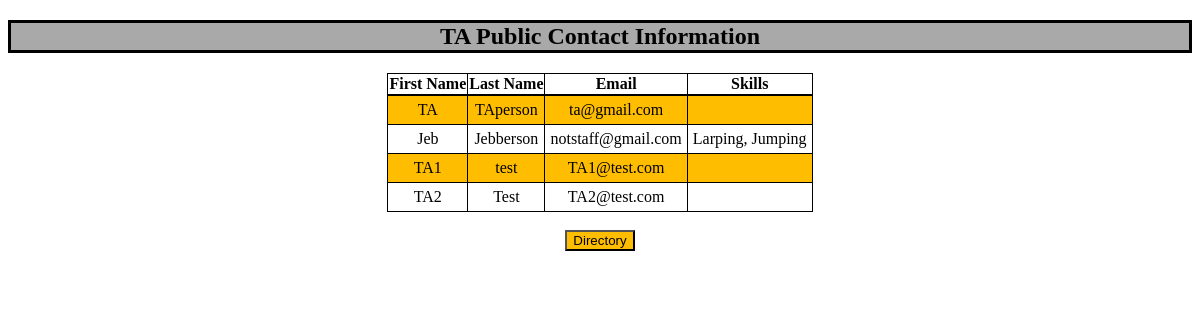
/TAPublicInfo/, run on the app's committed database.
### TASchedulerWebApp/models.py (models this page shows, shortened)
class User(AbstractBaseUser, PermissionsMixin):
    email = models.EmailField(unique=True)
    first_name = models.CharField(max_length=30, blank=True)
    last_name = models.CharField(max_length=30, blank=True)
    is_active = models.BooleanField(default=True)
    is_staff = models.BooleanField(default=False)
    date_joined = models.DateTimeField(auto_now_add=True)
    groups = models.ManyToManyField(Group, related_name='myapp_user_groups', blank=True)
    user_permissions = models.ManyToManyField(Permission, related_name='myapp_user_permissions', blank=True)
    objects = UserManager()
    USERNAME_FIELD = 'email'
    EMAIL_FIELD = 'email'

class Skill(models.Model):
    name = models.CharField(max_length = 69, blank = True)
    TeacherAssistant = models.ForeignKey('User', blank=True, null=True, on_delete=models.CASCADE, related_name='Skill_TeacherAssistant', unique=False)

### TASchedulerWebApp/views.py (the view)
# urls.py: path('TAPublicInfo/', TAPublicContact.as_view()),
class TAPublicContact(View):
    def get(self, request):
        ta = User.objects.filter(is_staff='False')
        skills = Skill.objects.all()
        return render(request, 'TAPublicInfo.html', {"tas": ta, "skills": skills})

### templates/TAPublicInfo.html (shortened to what this page needs)
{% load static %}
<!DOCTYPE html>
<html>
<head>
    <link rel="stylesheet" type="text/css" href="{% static 'css/publicinfo.css' %}"/>
</head>
<body>
    <h2>TA Public Contact Information</h2>
        {% if tas %}
        <table class="center">
        <tr>
            <th>First Name</th>
            <th>Last Name</th>
            <th>Email</th>
            <th>Skills</th>
        </tr>
        {% for person in tas %}
            <tr>
                <td>{{ person.first_name }}</td>
                <td>{{ person.last_name }}</td>
                <td>{{ person.email}}</td>
                {% if skills %}
                    <td>
                    {% for skill in skills %}
                        {% if skill.TeacherAssistant == person %}
                            {{ skill.name }}{% if not forloop.last %}, {% endif %}
                        {% endif %}
                    {% endfor %}
                    </td>
                {% else %}
                    <td>N/A</td>
                {% endif %}
            </tr>
        {% endfor %}
            {% else %}
            <p style="text-align: center">There are no TAs in the database.</p>
        {% endif %}
    </table>
    <br>
    <form action="{% url 'directory' %}" method="get">
    <button type="submit">Directory</button>
    </form>
</body>
</html>

### static/css/publicinfo.css (style rules this page uses)
table, td { text-align: center; border: 1px solid black; border-collapse: collapse; padding: 5px; }
tr:nth-child(even) { background-color: #ffbd00; }
tr { border-bottom: 1px solid black; }
th { border-bottom: 2px solid black; border-right: 1px solid black; }
h2 { text-align: center; border: 3px solid black; background-color: darkgrey; }
body { text-align: center; }
.center { margin-left: auto; margin-right: auto; }
button { background-color: #ffbd00; }

### data on the page
User: first_name "TA", last_name "TAperson", email "ta@gmail.com"
User: first_name "Jeb", last_name "Jebberson", email "notstaff@gmail.com"
Skill: name "Larping"
Skill: name "Jumping"
User: first_name "TA1", last_name "test", email "TA1@test.com"
User: first_name "TA2", last_name "Test", email "TA2@test.com"
